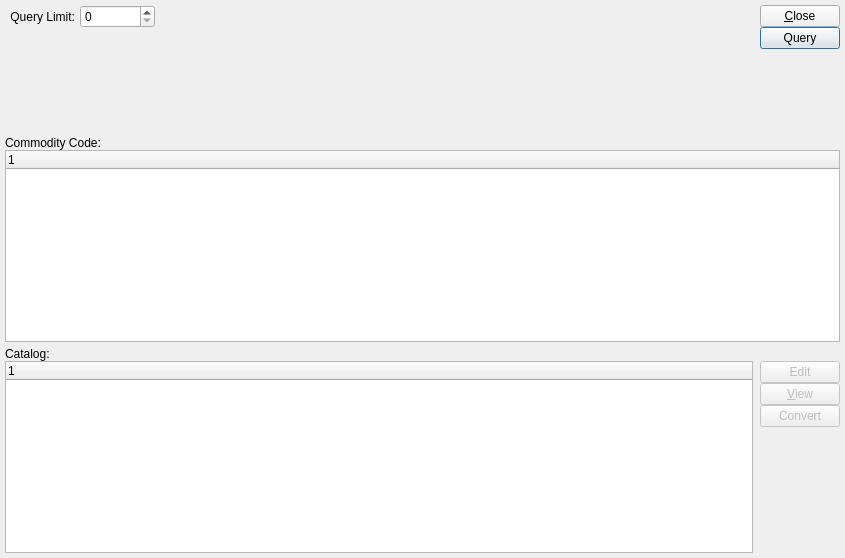
<?xml version="1.0" encoding="UTF-8"?>
<ui version="4.0">
 <comment>This file is part of the xwd Package for xTuple ERP,
and is Copyright (c) 1999-2017 by OpenMFG LLC, d/b/a xTuple.  It
is licensed to you under the xTuple End-User License Agreement (&quot;the
EULA&quot;), the full text of which is available at www.xtuple.com/EULA.
While the EULA gives you access to source code and encourages your
involvement in the development process, this Package is not free
software.  By using this software, you agree to be bound by the
terms of the EULA.</comment>
 <class>catalogList</class>
 <widget class="QWidget" name="catalogList">
  <property name="geometry">
   <rect>
    <x>0</x>
    <y>0</y>
    <width>845</width>
    <height>558</height>
   </rect>
  </property>
  <property name="windowTitle">
   <string>External Vendor Catalog</string>
  </property>
  <layout class="QVBoxLayout" name="verticalLayout_3">
   <item>
    <layout class="QHBoxLayout" name="horizontalLayout">
     <item>
      <widget class="ParameterWidget" name="_parameterWidget"/>
     </item>
     <item>
      <layout class="QVBoxLayout" name="verticalLayout_4">
       <item>
        <layout class="QHBoxLayout" name="horizontalLayout_2">
         <item>
          <widget class="QLabel" name="_queryLimitLit">
           <property name="text">
            <string>Query Limit:</string>
           </property>
           <property name="alignment">
            <set>Qt::AlignRight|Qt::AlignTrailing|Qt::AlignVCenter</set>
           </property>
          </widget>
         </item>
         <item>
          <widget class="QSpinBox" name="_queryLimit">
           <property name="minimumSize">
            <size>
             <width>75</width>
             <height>0</height>
            </size>
           </property>
           <property name="maximum">
            <number>9999</number>
           </property>
           <property name="singleStep">
            <number>10</number>
           </property>
          </widget>
         </item>
        </layout>
       </item>
       <item>
        <spacer name="verticalSpacer_2">
         <property name="orientation">
          <enum>Qt::Vertical</enum>
         </property>
         <property name="sizeHint" stdset="0">
          <size>
           <width>20</width>
           <height>40</height>
          </size>
         </property>
        </spacer>
       </item>
      </layout>
     </item>
     <item>
      <spacer name="horizontalSpacer">
       <property name="orientation">
        <enum>Qt::Horizontal</enum>
       </property>
       <property name="sizeHint" stdset="0">
        <size>
         <width>40</width>
         <height>20</height>
        </size>
       </property>
      </spacer>
     </item>
     <item>
      <layout class="QVBoxLayout" name="verticalLayout">
       <property name="spacing">
        <number>0</number>
       </property>
       <item>
        <widget class="QPushButton" name="_close">
         <property name="text">
          <string>&amp;Close</string>
         </property>
        </widget>
       </item>
       <item>
        <widget class="QPushButton" name="_query">
         <property name="text">
          <string>Query</string>
         </property>
         <property name="autoDefault">
          <bool>true</bool>
         </property>
         <property name="default">
          <bool>true</bool>
         </property>
        </widget>
       </item>
       <item>
        <spacer name="verticalSpacer">
         <property name="orientation">
          <enum>Qt::Vertical</enum>
         </property>
         <property name="sizeHint" stdset="0">
          <size>
           <width>20</width>
           <height>40</height>
          </size>
         </property>
        </spacer>
       </item>
      </layout>
     </item>
    </layout>
   </item>
   <item>
    <layout class="QVBoxLayout" name="verticalLayout_2">
     <property name="spacing">
      <number>0</number>
     </property>
     <item>
      <widget class="QLabel" name="_commCodeLit">
       <property name="text">
        <string>Commodity Code:</string>
       </property>
      </widget>
     </item>
     <item>
      <widget class="XTreeWidget" name="_commCode">
       <property name="sizePolicy">
        <sizepolicy hsizetype="Expanding" vsizetype="Preferred">
         <horstretch>0</horstretch>
         <verstretch>0</verstretch>
        </sizepolicy>
       </property>
      </widget>
     </item>
    </layout>
   </item>
   <item>
    <layout class="QVBoxLayout">
     <property name="spacing">
      <number>0</number>
     </property>
     <item>
      <widget class="QLabel" name="_catalogLit">
       <property name="text">
        <string>Catalog:</string>
       </property>
       <property name="buddy">
        <cstring>_catalog</cstring>
       </property>
      </widget>
     </item>
     <item>
      <layout class="QHBoxLayout">
       <property name="spacing">
        <number>7</number>
       </property>
       <item>
        <widget class="XTreeWidget" name="_catalog"/>
       </item>
       <item>
        <layout class="QVBoxLayout">
         <property name="spacing">
          <number>0</number>
         </property>
         <item>
          <layout class="QVBoxLayout">
           <property name="spacing">
            <number>0</number>
           </property>
           <item>
            <widget class="QPushButton" name="_edit">
             <property name="enabled">
              <bool>false</bool>
             </property>
             <property name="text">
              <string>Edit</string>
             </property>
            </widget>
           </item>
           <item>
            <widget class="QPushButton" name="_view">
             <property name="enabled">
              <bool>false</bool>
             </property>
             <property name="text">
              <string>&amp;View</string>
             </property>
            </widget>
           </item>
           <item>
            <widget class="QPushButton" name="_convert">
             <property name="enabled">
              <bool>false</bool>
             </property>
             <property name="text">
              <string>Convert</string>
             </property>
            </widget>
           </item>
          </layout>
         </item>
         <item>
          <spacer>
           <property name="orientation">
            <enum>Qt::Vertical</enum>
           </property>
           <property name="sizeType">
            <enum>QSizePolicy::Expanding</enum>
           </property>
           <property name="sizeHint" stdset="0">
            <size>
             <width>20</width>
             <height>20</height>
            </size>
           </property>
          </spacer>
         </item>
        </layout>
       </item>
      </layout>
     </item>
    </layout>
   </item>
  </layout>
 </widget>
 <layoutdefault spacing="5" margin="5"/>
 <pixmapfunction>qPixmapFromMimeSource</pixmapfunction>
 <customwidgets>
  <customwidget>
   <class>ParameterWidget</class>
   <extends>QWidget</extends>
   <header>parameterwidget.h</header>
  </customwidget>
  <customwidget>
   <class>XTreeWidget</class>
   <extends>QTreeWidget</extends>
   <header>xtreewidget.h</header>
   <container>1</container>
  </customwidget>
 </customwidgets>
 <tabstops>
  <tabstop>_view</tabstop>
  <tabstop>_convert</tabstop>
  <tabstop>_close</tabstop>
 </tabstops>
 <resources/>
 <connections/>
</ui>
